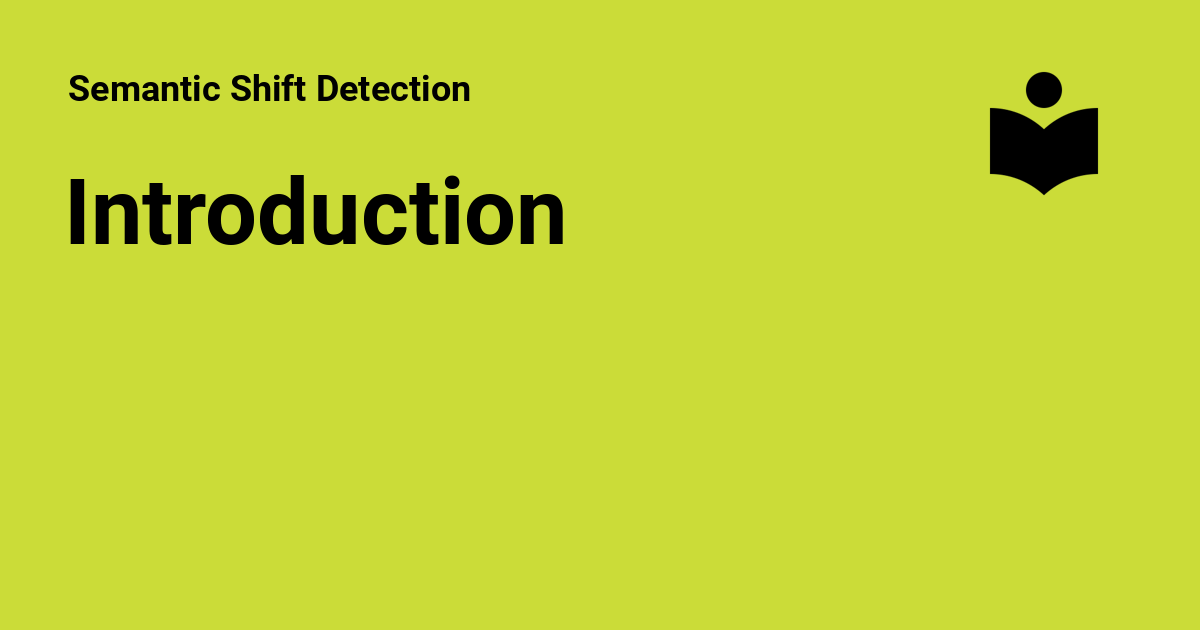
#> input picture assets/images/social/concepts/intro.png, 1200 x 630 px; its folder holds only this picture in this run
$ python -i image_preprocessing.py   (imports and definitions only)
#> lines starting #> are read from the running program, lines starting #| are printed output that depends on the picture; after the words box and inside, x2 and y2 are one past the last pixel; in counts of white or black regions, pixels touching at a corner belong together
#> further down, picture is the input picture: shape (630, 1200, 3); mean B, G, R 54, 212.1, 195.7
import os
import glob
import cv2
import numpy as np
import math


# [51 lines left out: functions get_orientation, correct_image_rotation, not called in this run]


####################### pre-process an image #######################
def preprocess_image(image, output: str = 'bw'):
    '''
    This function pre-processes an image by the defined output type. if the output type is not defined, it returns only the original image

    image: image to pre-process
    output: output type of the pre-processed image

    return: pre-processed image, original image
    '''
#> called with output = 'gray'

    if type(image) == str:
        color = cv2.imread(image, cv2.IMREAD_COLOR)
    else:
        color = image

    if len(color.shape) > 2:
        gray = cv2.cvtColor(color, cv2.COLOR_BGR2GRAY)
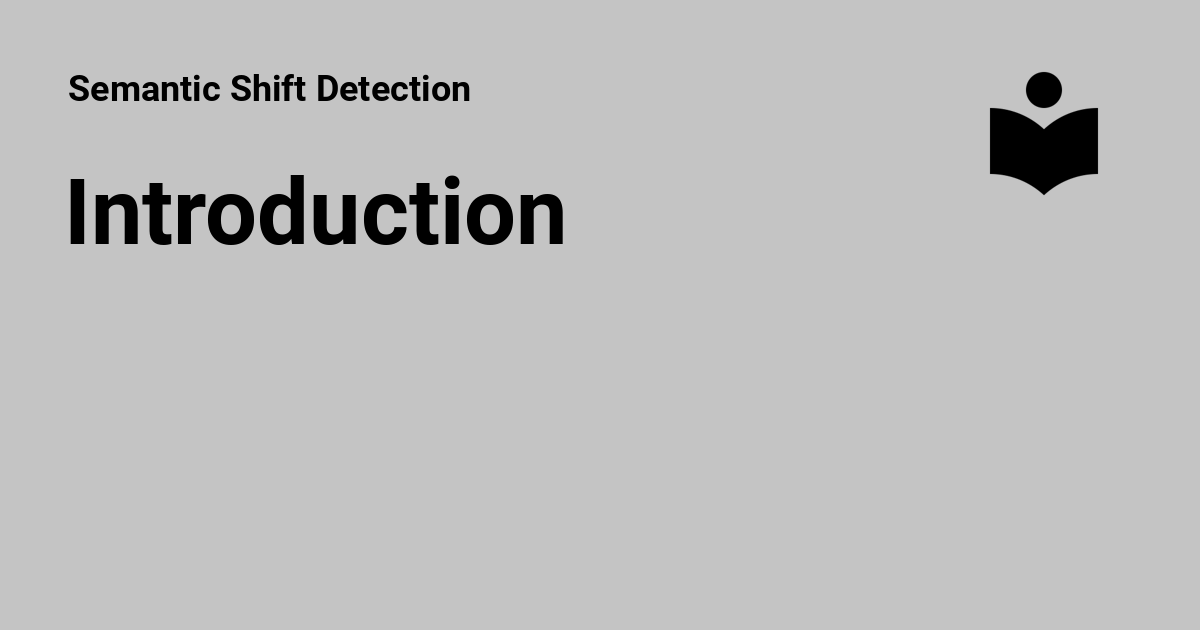
#> gray: shape (630, 1200); min 0, max 196, mean 189
    else:
        gray = color

    if output == 'bw':
        _, bw = cv2.threshold(gray, 127, 255, cv2.THRESH_BINARY)
        return bw, color

    elif output == 'gray':
        return gray, color

    elif output == 'edged':
        return cv2.Canny(gray, 30, 200, None, 3), color

    elif output == 'morth':
        _, binary = cv2.threshold(gray, 127, 255, cv2.THRESH_BINARY)
        kernel = cv2.getStructuringElement(cv2.MORPH_RECT, (1, 3))
        morph = cv2.morphologyEx(binary, cv2.MORPH_CLOSE, kernel)
        return morph, color

    elif output == 'inverted':
        bw, _ = preprocess_image(color, output='bw')
        inversed = cv2.bitwise_not(bw)
        return inversed, color

    elif output == 'thickened':
        inverted, _ = preprocess_image(color, output='inverted')
        kernel = cv2.getStructuringElement(cv2.MORPH_RECT, (2, 2))
        thickened = cv2.dilate(inverted, kernel, iterations=3)
        return thickened, color

    elif output == 'eroded':
        kernel = np.ones((1,2),np.uint8)
        eroded = cv2.erode(color,kernel,iterations = 1)
        return eroded, color

    elif output == 'ocr':
        bw, _ = preprocess_image(color, output='bw')
        blur = cv2.blur(bw,(3,3))
        return blur, color

    elif output == 'thick_lines_with_contours':
        contours = get_sorted_contours(color)
        contours = list(filter(lambda c: cv2.contourArea(c) > 100, contours))
        a = cv2.drawContours(color, contours, -1, (0, 0, 0), 3)
        return a, color

    else:
        return color


####################### get all lines in an image using HoughLinesP #######################
def get_lines(image, on_color: str = 'edged'):
    '''
    This function returns all lines in an image using HoughLinesP

    image: image to get the lines from
    on_color: pre-processing type of the image

    return: list of lines
    '''
    if type(image) == str:
        color = cv2.imread(image)

    else:
        color = image

    if on_color == 'morth':
        gray, _ = preprocess_image(color, output='gray')
        _, binary = cv2.threshold(gray, 0, 255, cv2.THRESH_BINARY_INV + cv2.THRESH_OTSU)
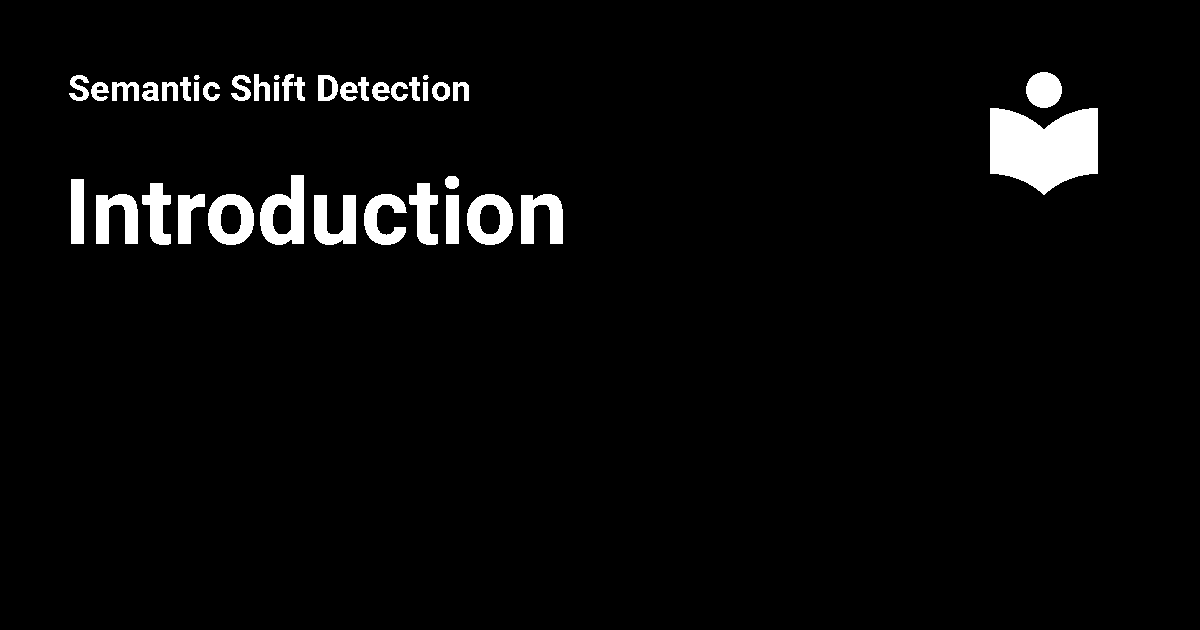
#> binary: shape (630, 1200); 3.6% white; 40 white regions, largest, box (x1, y1, x2, y2) and area: (990, 108, 1098, 195) 7130, (260, 175, 304, 245) 1795, (314, 195, 356, 245) 1412
        img, _ = preprocess_image(binary, output='morth')

    elif on_color == '':
        img = preprocess_image(color, output= on_color)

    else:
        img, _ = preprocess_image(color, output= on_color)


    lines = cv2.HoughLinesP(img, 1, np.pi/180, threshold=100, minLineLength=100, maxLineGap=5)
#> lines = 35 rows, first 6: [990, 172, 1097, 167], [990, 173, 1097, 168], [990, 155, 1097, 146], [990, 156, 1097, 147], [990, 171, 1097, 164], [990, 146, 1097, 135]
    if lines is None:
        return []

    else:
        return lines


####################### get all horizontal lines in an image sorted by y axis (from top of the image to bottom sorting) #######################
def get_sorted_horizontal_lines(image, on_color = 'morth', min_line_length: int = 500, max_line_gap: int = 10):
    '''
    This function returns all horizontal lines in an image sorted by y axis (from top of the image to bottom sorting)

    image: image to get the lines from
    on_color: pre-processing type of the image

    return: list of horizontal lines
    '''

    preprocessing = ['morth', 'bw', '', 'edged', 'gray', 'inverted', 'thickened', 'eroded', 'ocr', 'thick_lines_with_contours']

    preprocessing = [on_color] + preprocessing if on_color not in preprocessing else preprocessing

    for p in preprocessing:
        lines = get_lines(image, on_color=p)
        if  len(lines) > 0:
            break

    if len(lines) == 0:
        return []

    horizontal_lines = [line for line in lines if np.abs(line[0][1] - line[0][3]) < 100]
#> horizontal_lines = 35 items, first 6: [[990, 172, 1097, 167]], [[990, 173, 1097, 168]], [[990, 155, 1097, 146]], [[990, 156, 1097, 147]], [[990, 171, 1097, 164]], [[990, 146, 1097, 135]]
    horizontal_lines = sorted(horizontal_lines, key= lambda line: line[0][1])
#> horizontal_lines = 35 items, first 6: [[990, 134, 1097, 120]], [[990, 136, 1097, 121]], [[990, 137, 1097, 124]], [[990, 138, 1097, 126]], [[990, 140, 1097, 127]], [[994, 140, 1097, 129]]

    lines = []

    for i, h in enumerate(horizontal_lines):
        _, y0, _, _ = h[0]

        if i == 0:
            lines.append(h.tolist())

        elif (y0 - lines[-1][-1][1]) < max_line_gap :
            lines[-1] += h.tolist()

        else:
            lines.append(h.tolist())
#> this loop made 35 passes
#> (h, y0) on passes 1 to 12: ([[990, 134, 1097, 120]], 134), ([[990, 136, 1097, 121]], 136), ([[990, 137, 1097, 124]], 137), ([[990, 138, 1097, 126]], 138), ([[990, 140, 1097, 127]], 140), ([[994, 140, 1097, 129]], 140), ([[990, 141, 1097, 130]], 141), ([[990, 142, 1097, 131]], 142), ([[990, 143, 1097, 132]], 143), ([[991, 144, 1097, 133]], 144), ([[990, 145, 1097, 134]], 145), ([[990, 146, 1097, 135]], 146)
#> after the loop, lines = 1 item

    sorted_horizontal_lines = [[(min([line[i][0] for i in range(len(line))]), int(np.mean([line[i][1] for i in range(len(line))]))), (max([line[i][2] for i in range(len(line))]), int(np.mean([line[i][3] for i in range(len(line))])))] for line in lines]
#> sorted_horizontal_lines = [[(990, 152), (1097, 142)]]

    sorted_horizontal_lines = list(filter(lambda x: (x[1][0] - x[0][0]) > min_line_length, sorted_horizontal_lines))
#> sorted_horizontal_lines = []

    return sorted_horizontal_lines


####################### get all vertical lines in an image sorted by x axis (from left of the image to right sorting) #######################
# [175 lines left out: functions get_sorted_vertical_lines, get_table_picture, crop_by_coordinates, sort_contours, get_sorted_contours, crop_by_contour, not called in this run]

>>> import cv2
>>> picture = cv2.imread('../../assets/images/social/concepts/intro.png')
>>> result = get_sorted_horizontal_lines(picture)
#> result = []

$ run again, on assets/images/social/concepts/research_methodology.png
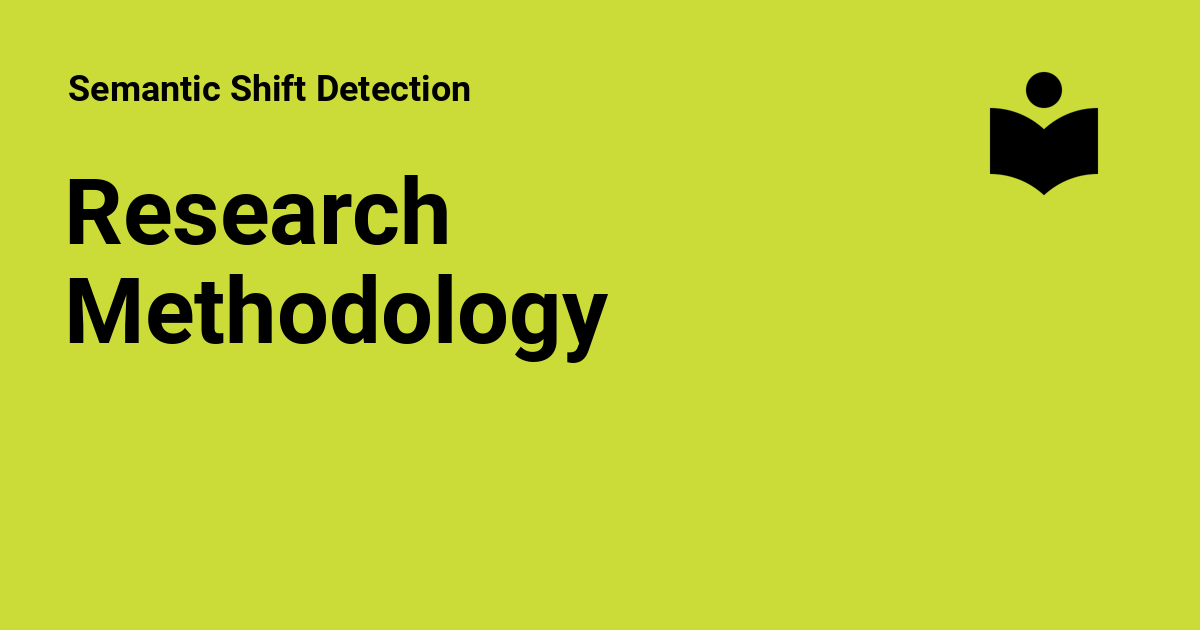
#> input picture assets/images/social/concepts/research_methodology.png, 1200 x 630 px
#> picture is the input picture: shape (630, 1200, 3); mean B, G, R 52.9, 208, 191.9
#> in preprocess_image, `gray = cv2.cvtColor(color, cv2.COLOR_BGR2GRAY)`:
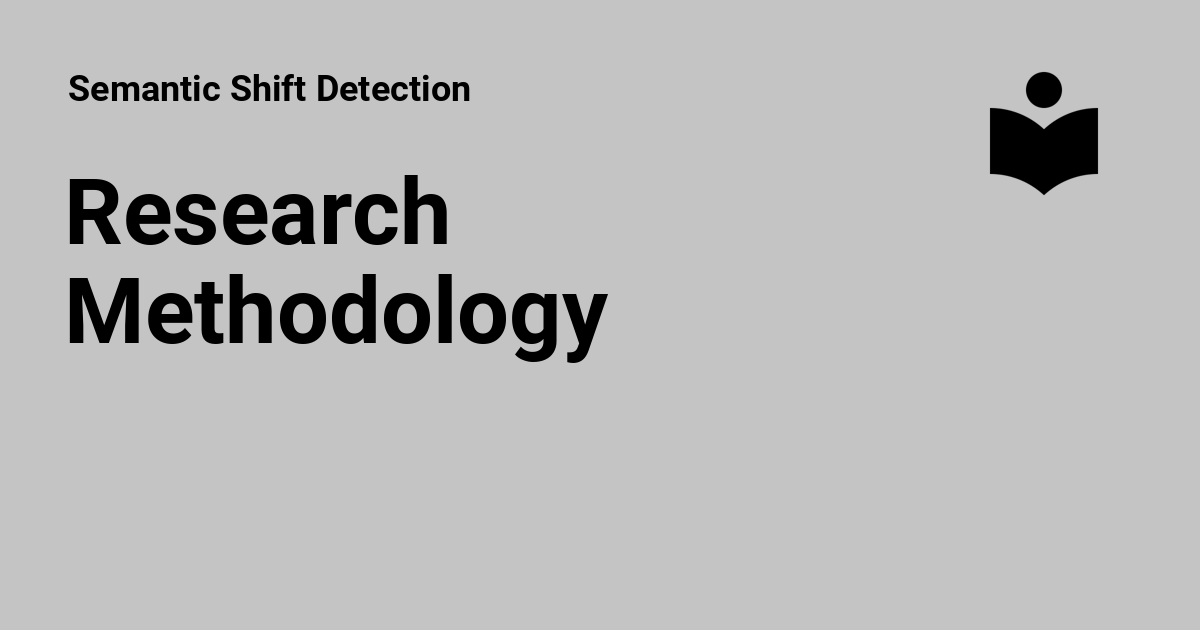
#> gray: shape (630, 1200); min 0, max 196, mean 185.3
#> in get_lines, `_, binary = cv2.threshold(gray, 0, 255, cv2.THRESH_BINARY_INV + cv2.TH..`:
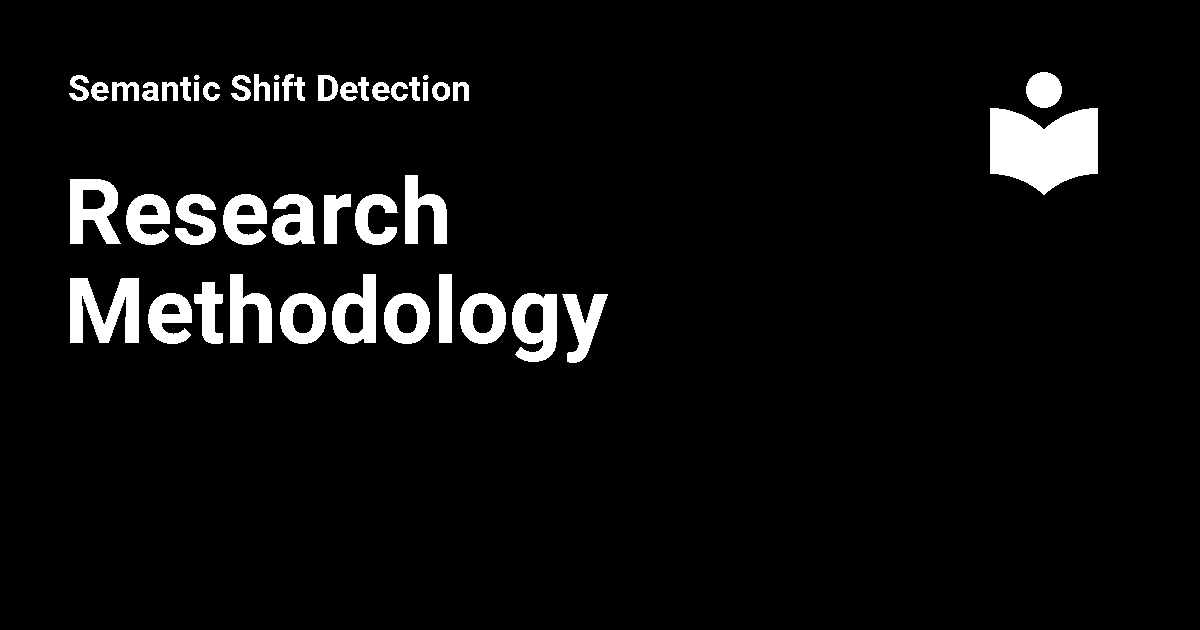
#> binary: shape (630, 1200); 5.5% white; 46 white regions, largest, box (x1, y1, x2, y2) and area: (990, 108, 1098, 195) 7132, (70, 278, 139, 343) 2931, (70, 179, 121, 244) 2089
#> morph: shape (630, 1200); 5.5% white; 43 white regions, largest, box (x1, y1, x2, y2) and area: (990, 108, 1098, 195) 7132, (70, 278, 139, 343) 2931, (70, 179, 121, 244) 2091
#> in get_lines, `lines = cv2.HoughLinesP(img, 1, np.pi/180, threshold=100, minLineLengt..`: lines = 37 rows, first 6: [990, 162, 1097, 155], [990, 160, 1097, 150], [990, 135, 1097, 122], [990, 167, 1097, 161], [990, 153, 1097, 144], [990, 166, 1097, 160]
#> in get_sorted_horizontal_lines, `horizontal_lines = [line for line in lines if np.abs(line[0][1] - line..`: horizontal_lines = 37 items, first 6: [[990, 162, 1097, 155]], [[990, 160, 1097, 150]], [[990, 135, 1097, 122]], [[990, 167, 1097, 161]], [[990, 153, 1097, 144]], [[990, 166, 1097, 160]]
#> in get_sorted_horizontal_lines, `horizontal_lines = sorted(horizontal_lines, key= lambda line: line[0][..`: horizontal_lines = 37 items, first 6: [[990, 134, 1097, 121]], [[990, 135, 1097, 122]], [[990, 136, 1097, 125]], [[990, 137, 1097, 126]], [[990, 139, 1097, 127]], [[991, 139, 1097, 128]]
#> the loop in get_sorted_horizontal_lines, `for i, h in enumerate(horizontal_lines):` made 37 passes
#> (h, y0) on passes 1 to 8: ([[990, 134, 1097, 121]], 134), ([[990, 135, 1097, 122]], 135), ([[990, 136, 1097, 125]], 136), ([[990, 137, 1097, 126]], 137), ([[990, 139, 1097, 127]], 139), ([[991, 139, 1097, 128]], 139), ([[990, 140, 1097, 129]], 140), ([[990, 141, 1097, 130]], 141)
#> after the loop in get_sorted_horizontal_lines, `for i, h in enumerate(horizontal_lines):`: lines = 1 item
#> in get_sorted_horizontal_lines, `sorted_horizontal_lines = [[(min([line[i][0] for i in range(len(line))..`: sorted_horizontal_lines = [[(990, 152), (1097, 143)]]
#> in get_sorted_horizontal_lines, `sorted_horizontal_lines = list(filter(lambda x: (x[1][0] - x[0][0]) > ..`: sorted_horizontal_lines = []
